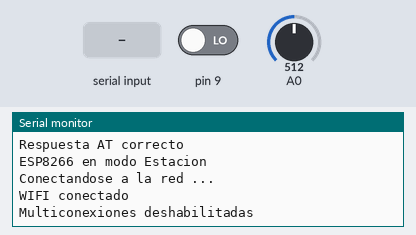
Simulated run of this sketch. Board: Arduino Uno, built with avr-gcc and run on an emulated ATmega328P. On the bench: the last lines printed to the serial monitor. The test bench sets the inputs (shaded band); at power-on: pin 9 LOW, A0 = 512. The modem accepts every AT command (registered, SIM ready, sends succeed) and sends nothing else.

Above: at 2.2 s.
2.3 s: pin 9 driven HIGH
At 3.2 s:
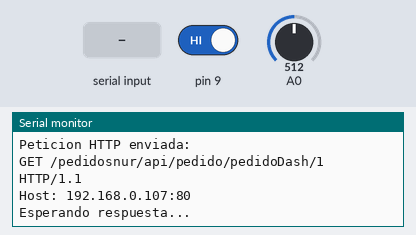
4.0 s: "CLOSED" received over the second serial link
At 4.16 s:
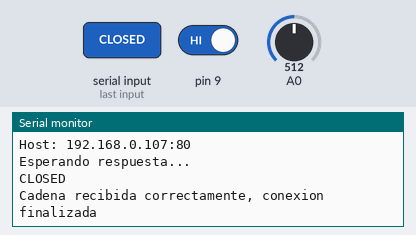
5.5 s: "1" received over the second serial link
At 5.8 s:
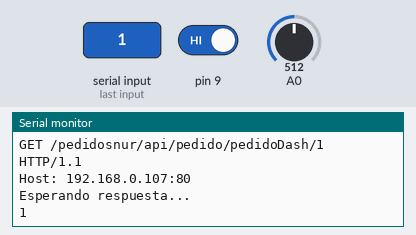

Measured:
- after the input at 2.3 s, the serial monitor: prints a new line after 0.17 s (image 1)
- after the input at 4.0 s, the serial monitor: prints a new line at once (image 2)
- after the input at 5.5 s, the serial monitor: prints a new line at once (image 3)

The sketch:

DashButton.ino
```cpp
#include <SoftwareSerial.h>
SoftwareSerial SerialESP8266(2,3); // RX, TX

String server = "192.168.0.107";

//variables para enviar al servidor
int variable1=364;
float variable2=3.14;

String cadena="";

int DashId = 1;

void setup() {

  SerialESP8266.begin(9600);

  Serial.begin(9600);
  SerialESP8266.setTimeout(2000);

  //Verificamos si el ESP8266 responde
  SerialESP8266.println("AT");
  if(SerialESP8266.find("OK"))
    Serial.println("Respuesta AT correcto");
  else
    Serial.println("Error en ESP8266");

  //-----Configuración de red-------//Podemos comentar si el ESP ya está configurado

    //ESP8266 en modo estación (nos conectaremos a una red existente)
    SerialESP8266.println("AT+CWMODE=1");
    if(SerialESP8266.find("OK"))
      Serial.println("ESP8266 en modo Estacion");

    //Nos conectamos a una red wifi
    //SerialESP8266.println("AT+CWJAP=\"JOSE\",\"jose678661\"");
    SerialESP8266.println("AT+CWJAP=\"LIDER\",\"chuchachucha\"");
    Serial.println("Conectandose a la red ...");
    SerialESP8266.setTimeout(10000); //Aumentar si demora la conexion
    if(SerialESP8266.find("OK"))
      Serial.println("WIFI conectado");
    else
      Serial.println("Error al conectarse en la red");
    SerialESP8266.setTimeout(2000);
    //Desabilitamos las conexiones multiples
    SerialESP8266.println("AT+CIPMUX=0");
    if(SerialESP8266.find("OK"))
      Serial.println("Multiconexiones deshabilitadas");

  //------fin de configuracion-------------------
  pinMode(9, INPUT);
  ///digitalWrite(9, LOW);
  delay(1000);

}


void loop() { //INICIANDO LOOP
  delay(200);

  if (digitalRead(9) == HIGH){
    Serial.println("Presionado");
      // turn LED on:
    Serial.println("Presionado");
    //--- programa----------------------

      variable1=analogRead(A0);
      variable2=3.14;
      //otras operaciones
      // . . .


    //---------enviamos las variables al servidor---------------------

        //Nos conectamos con el servidor:

        SerialESP8266.println("AT+CIPSTART=\"TCP\",\"" + server + "\",80");
        if( SerialESP8266.find("OK"))
        {
            Serial.println();
            Serial.println();
            Serial.println();
            Serial.println("ESP8266 conectado con el servidor...");

            //Armamos el encabezado de la peticion http
            String peticionHTTP= "GET /pedidosnur/api/pedido/pedidoDash/";
            peticionHTTP=peticionHTTP+String(DashId)+" HTTP/1.1\r\n";
            peticionHTTP=peticionHTTP+"Host: 192.168.0.107:80\r\n\r\n";

            //Enviamos el tamaño en caracteres de la peticion http:
            SerialESP8266.print("AT+CIPSEND=");
            SerialESP8266.println(peticionHTTP.length());

            //esperamos a ">" para enviar la petcion  http
            if(SerialESP8266.find(">")) // ">" indica que podemos enviar la peticion http
            {
              Serial.println("Enviando HTTP . . .");
              SerialESP8266.println(peticionHTTP);
              if( SerialESP8266.find("SEND OK"))
              {
                Serial.println("Peticion HTTP enviada:");
                Serial.println();
                Serial.println(peticionHTTP);
                Serial.println("Esperando respuesta...");

                boolean fin_respuesta=false;
                long tiempo_inicio=millis();
                cadena="";

                while(fin_respuesta==false)
                {
                    while(SerialESP8266.available()>0)
                    {
                        char c=SerialESP8266.read();
                        Serial.write(c);
                        cadena.concat(c);  //guardamos la respuesta en el string "cadena"
                    }
                    //finalizamos si la respuesta es mayor a 500 caracteres
                    if(cadena.length()>500) //Pueden aumentar si tenen suficiente espacio en la memoria
                    {
                      Serial.println("La respuesta a excedido el tamaño maximo");

                      SerialESP8266.println("AT+CIPCLOSE");
                      if( SerialESP8266.find("OK"))
                        Serial.println("Conexion finalizada");
                      fin_respuesta=true;
                    }
                    if((millis()-tiempo_inicio)>10000) //Finalizamos si ya han transcurrido 10 seg
                    {
                      Serial.println("Tiempo de espera agotado");
                      SerialESP8266.println("AT+CIPCLOSE");
                      if( SerialESP8266.find("OK"))
                        Serial.println("Conexion finalizada");
                      fin_respuesta=true;
                    }
                    if(cadena.indexOf("CLOSED")>0) //si recibimos un CLOSED significa que ha finalizado la respuesta
                    {
                      Serial.println();
                      Serial.println("Cadena recibida correctamente, conexion finalizada");
                      fin_respuesta=true;
                    }
                }


              }
              else
              {
                Serial.println("No se ha podido enviar HTTP.....");
             }
            }
        }
        else
        {
          Serial.println("No se ha podido conectarse con el servidor");
        }

  }


}
```
